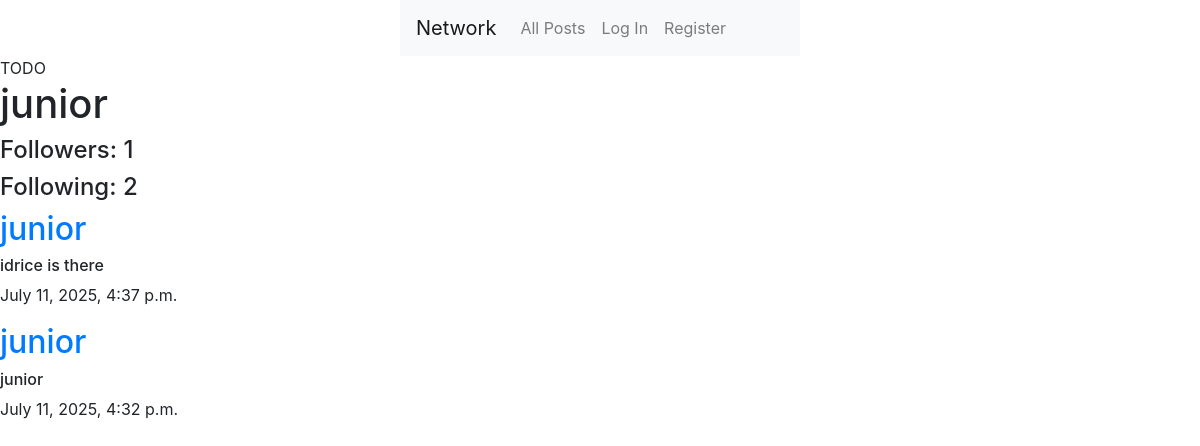
Page /profile/2 on the earlier database version.
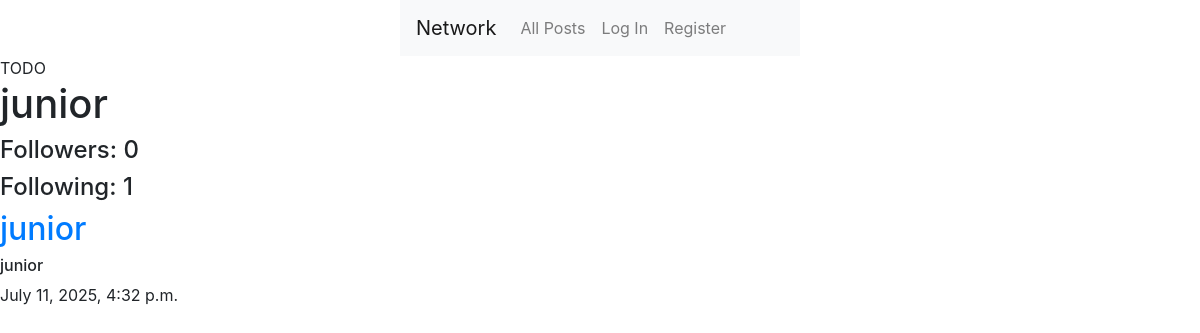
Same page on the later database version.
### network/models.py (models this page shows, shortened)
class Posts(models.Model):
    content = models.CharField(max_length=164)
    user = models.ForeignKey(User, on_delete=models.CASCADE, related_name="author")
    date = models.DateTimeField(auto_now_add=True)

class User(AbstractUser):
    pass

### network/views.py (the view)
# urls.py: path('profile/<int:user_id>', views.profile, name="profile"),
def profile(request, user_id):
        user = User.objects.get(pk=user_id)
        Uposts = Posts.objects.filter(user=user).order_by('id').reverse()
        pagi = Paginator(Uposts, 10)
        paginumber = request.GET.get('page')
        pagePosts = pagi.get_page(paginumber)
        following = Follow.objects.filter(user=user)
        followers = Follow.objects.filter(user_follower=user)
        try:
            checkFollow = followers.filter(user=User.objects.get(pk=request.user.id))
            print(checkFollow)
            if len(checkFollow) != 0:
                isFollowing = True
            else:
                isFollowing = False
        except:
            isFollowing = False
        context = {
            "isFollowing":isFollowing,
            "user_profile":user,
            "following":following,
            "followers":followers,
            "name":user.username,
            "posts":Uposts,
            "pagePosts":pagePosts,
        }
        return render(request, "network/profile.html", context)

### network/templates/network/profile.html (shortened to what this page needs)
{% extends "network/layout.html" %}
{% block body %}
    TODO
    <h1>{{name}}</h1>
    <div class="cont">
        <div>
            <h4>Followers: {{followers.count}}</h4>
            <h4>Following: {{following.count}}</h4>
        </div>
    </div>
    <div>
        {%for post in pagePosts %}
          <div>
            <h2><a href="{%url 'profile' user_id=post.user.id%}">{{post.user}}</a></h2>
            <h6>{{post.content}}</h6>
            <p>{{post.date}}</p>
          </div>
        {%endfor%}
    </div>
{% endblock %}

Differences in the rows shown:
removed Posts: user "junior", content "idrice is there", date "July 11, 2025, 4:37 p.m."
Other differences:
{{ followers.count }}: "1" → "0"
{{ following.count }}: "2" → "1"
